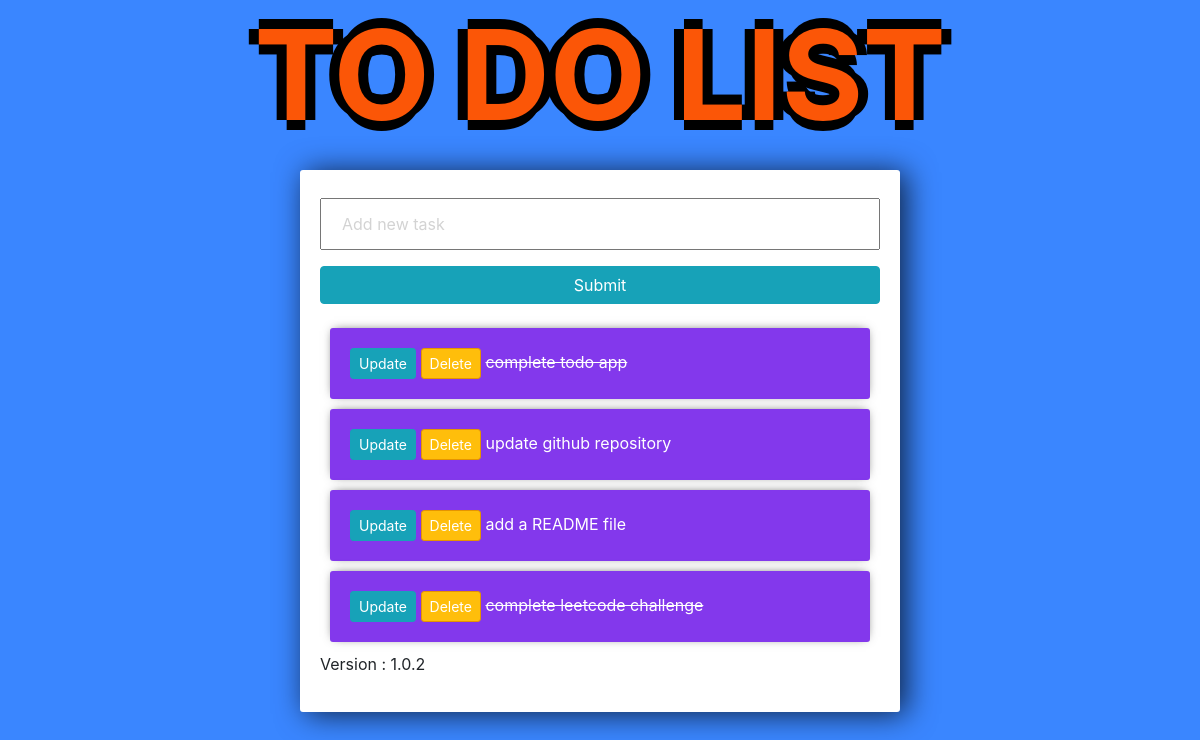
Before: / with the older database file.
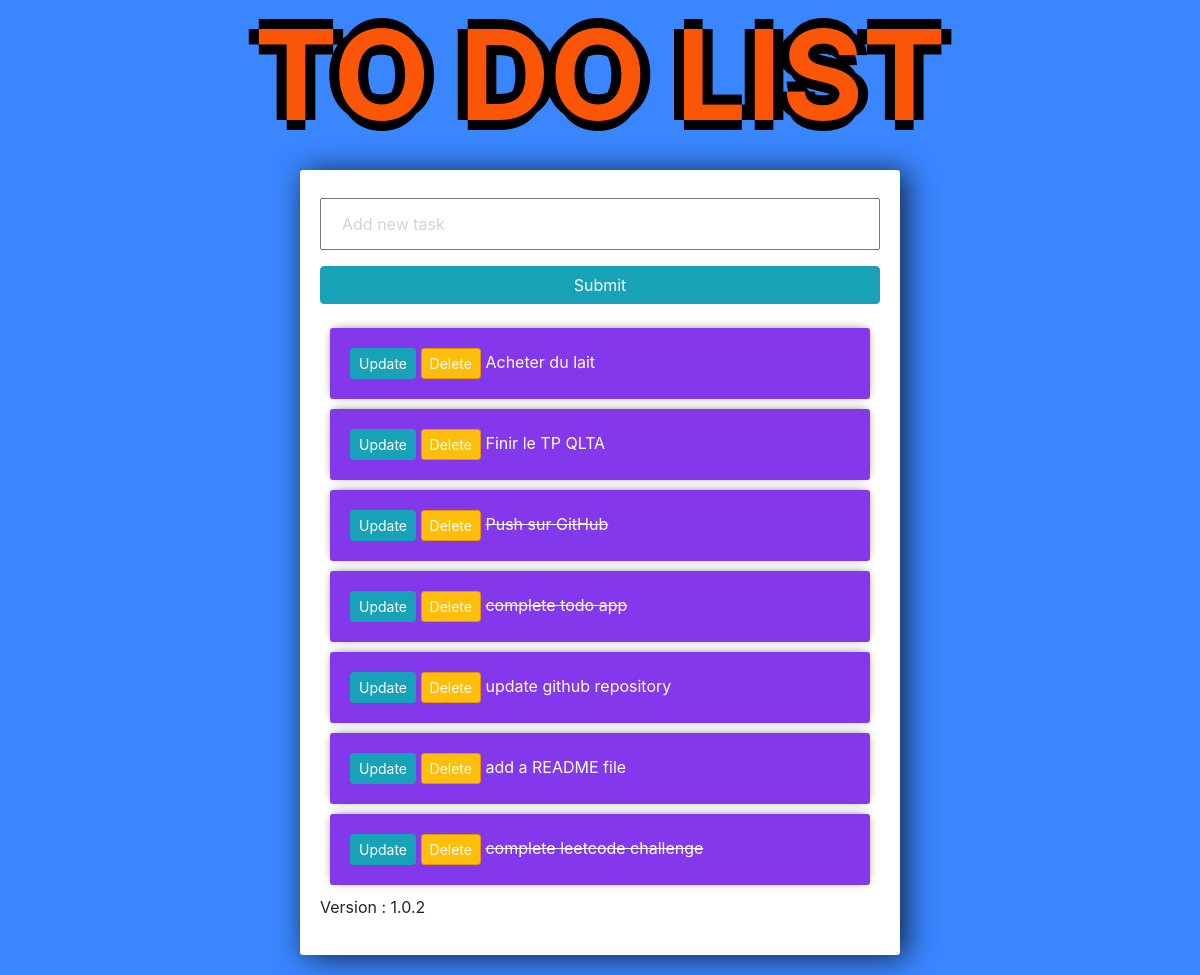
After: the same page with the newer database file.
### tasks/models.py (models this page shows)
class Task(models.Model):
	title = models.CharField(max_length=200)
	complete = models.BooleanField(default=False)
	created = models.DateTimeField(auto_now_add=True)
	def __str__(self):
		return self.title

### tasks/views.py (the view)
# urls.py: path('', views.index, name="list"),
def index(request):
	tasks = Task.objects.all()
	form = TaskForm()
	if request.method == 'POST':
		form = TaskForm(request.POST)
		if form.is_valid():
			form.save()
		return redirect('/')
	context= {'tasks':tasks,'form':form, 'version': settings.APP_VERSION}
	return render(request, 'tasks/list.html',context)

### tasks/forms.py
class TaskForm(forms.ModelForm):
	title = forms.CharField(
		widget = forms.TextInput(attrs={'placeholder':'Add new task'})
		)
	class Meta:
		model = Task
		fields = '__all__'

### tasks/templates/tasks/list.html (shortened to what this page needs)
<link rel="stylesheet" href="https://stackpath.bootstrapcdn.com/bootstrap/4.3.1/css/bootstrap.min.css">
<h1 style="text-align: center; color: #fb5607; font-size: 125px;        text-shadow: -10px 0 black, 0 10px black, 10px 0 black, 0 -10px black;
"><b>TO DO LIST</b></h1>
<div  class="center-column">
	<form method="POST" action="/">
		{{form.title}}
		<input class="btn btn-info" type="submit" name="Create Task">
	</form>
	<div class="todo-list">
	{% for task in tasks %}
		<div class="item-row">
			<a class="btn btn-sm btn-info" href = "{% url 'update_task' task.id %}">Update</a>
			<a class="btn btn-sm btn-danger" href = "{% url 'delete' task.id %}">Delete</a>
			{% if task.complete == True %}
			<strike>{{task}}</strike>
			{% else %}
			<span>{{task}}</span>
			{% endif %}
		</div>
	{% endfor %}
	</div>
	<p>Version : {{ version }}</p>
</div>

### tasks/templates/tasks/list.html (style rules this page uses)
input { width: 100%; padding: 12px 20px; margin: 8px 0; box-sizing: border-box; }
input::placeholder { color: #d3d3d3; }
.center-column { width:600px; margin: 20px auto; padding:20px; background-color: #fff; border-radius: 3px; box-shadow: 6px 2px 30px 0px rgba(0,0,0,0.75); }
.item-row { background-color: #8338ec; margin: 10px; padding: 20px; border-radius: 3px; color: #fff; font-size: 16px; box-shadow: 0px -1px 10px -4px rgba(0,0,0,0.75); }
.btn-danger { background-color: #ffbe0b; border-color: #e59400; }

Changed rows visible on the page:
added Task: title "Acheter du lait"
added Task: title "Finir le TP QLTA"
added Task: title "Push sur GitHub"
